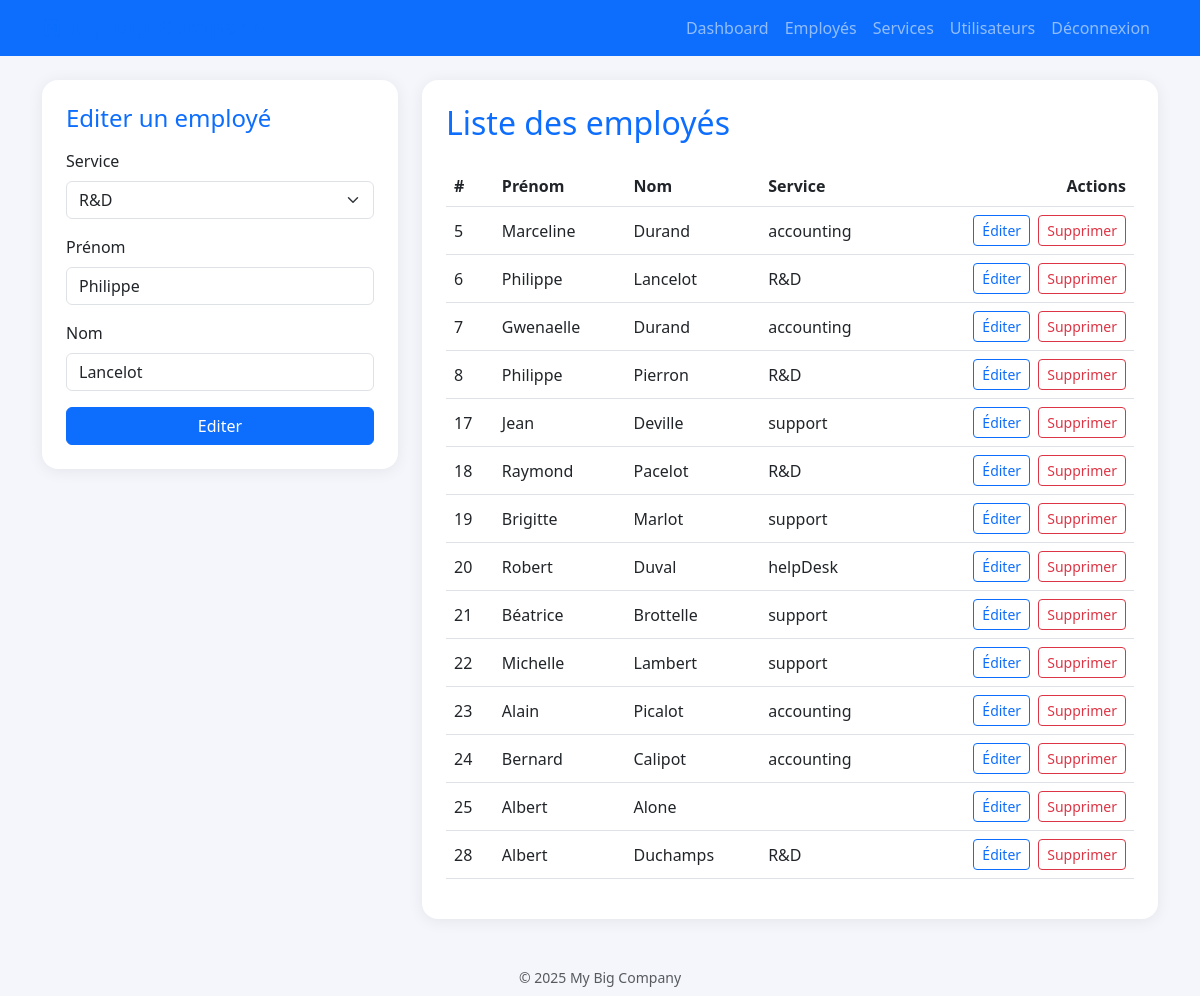
The app's page /index.php?action=editer&id=6 with its own data.
### tables this page shows
CREATE TABLE `employees` (
  `id` int NOT NULL,
  `first_name` varchar(50) NOT NULL,
  `last_name` varchar(50) NOT NULL,
  `id_department` int DEFAULT NULL
);

CREATE TABLE `departments` (
  `id` int NOT NULL,
  `name` varchar(50) NOT NULL
);

### includes/service.php (called while the page is built, shortened)
<?php
function getAllDepartments($db) {
    try {
        $query = $db->prepare('SELECT * FROM departments');
        $query->execute();
        return $query->fetchAll(PDO::FETCH_ASSOC);
    } catch (PDOException $e) {
        return [];
    }
}

### includes/employee.php (called while the page is built, shortened)
<?php
function getAllEmployees($db) {
    $sql = "SELECT employees.id AS employee_id, employees.first_name, employees.last_name, employees.id_department, departments.name
            FROM employees
            LEFT JOIN departments ON employees.id_department = departments.id";
    $stmt = $db->prepare($sql);
    $stmt->execute();
    return $stmt->fetchAll(PDO::FETCH_ASSOC);
}
function getEmployeeById($db, $id) {
    $sql = "SELECT id, first_name, last_name, id_department FROM employees WHERE id = ?";
    $stmt = $db->prepare($sql);
    $stmt->execute([$id]);
    return $stmt->fetch(PDO::FETCH_ASSOC);
}

### index.php (the view, shortened to what this page needs)
<?php
include 'includes/db.php';
include 'includes/employee.php';
include 'includes/service.php';
if (!empty($_GET["action"]) && $_GET["action"] == "editer" && !empty($_GET["id"])) {
    $titre = "Editer";
    $employeeData = getEmployeeById($db, $_GET["id"]);
}
$getDepartments = getAllDepartments($db);
$getEmployees = getAllEmployees($db);
?>
<!DOCTYPE html>
<html lang="fr">
<head>
    <link href="https://cdn.jsdelivr.net/npm/bootstrap@5.3.0/dist/css/bootstrap.min.css" rel="stylesheet">
    <link rel="stylesheet" href="https://cdn.jsdelivr.net/npm/bootstrap-icons@1.11.3/font/bootstrap-icons.css">
</head>
<body>
    <nav class="navbar navbar-expand-lg navbar-dark bg-primary mb-4">
        <div class="container">
            <a class="navbar-brand company-title d-flex align-items-center" href="#">
                <i class="bi bi-building me-2"></i> My Big Company
            </a>
            <div class="navbar-nav ms-auto">
                <a class="nav-link" href="dashboard.php">Dashboard</a>
                <a class="nav-link" href="index.php">Employés</a>
                <a class="nav-link" href="services.php">Services</a>
                <a class="nav-link" href="users.php">Utilisateurs</a>
                <a class="nav-link" href="logout.php">Déconnexion</a>
            </div>
        </div>
    </nav>
    <div class="container">
        <div class="row g-4">
            <div class="col-lg-4">
                <div class="dashboard-card p-4 bg-white mb-4">
                    <h4 class="mb-3 text-primary"><?= $titre ?> un employé</h4>
                    <form method="post" action="index.php" novalidate>
                        <div class="mb-3">
                            <label for="department" class="form-label">Service</label>
                            <select class="form-select" id="department" name="department" required>
                                <?php foreach ($getDepartments as $department): ?>
                                    <option value="<?= $department["id"] ?>" <?= ($employeeData["id_department"] == $department["id"]) ? 'selected' : '' ?>>
                                        <?= htmlspecialchars($department["name"]) ?>
                                    </option>
                                <?php endforeach; ?>
                            </select>
                        </div>
                        <div class="mb-3">
                            <label for="first_name" class="form-label">Prénom</label>
                            <input type="text" class="form-control" id="first_name" name="first_name"
                                   value="<?= htmlspecialchars($employeeData["first_name"]) ?>" required minlength="2" maxlength="30">
                        </div>
                        <div class="mb-3">
                            <label for="last_name" class="form-label">Nom</label>
                            <input type="text" class="form-control" id="last_name" name="last_name"
                                   value="<?= htmlspecialchars($employeeData["last_name"]) ?>" required minlength="2" maxlength="30">
                        </div>
                        <button type="submit" name="formAddEdit" class="btn btn-primary w-100"><?= $titre ?></button>
                    </form>
                </div>
            </div>
            <div class="col-lg-8">
                <div class="dashboard-card p-4 bg-white">
                    <h2 class="mb-4 text-primary">Liste des employés</h2>
                    <div class="table-responsive">
                        <table class="table table-hover align-middle">
                            <thead>
                                <tr>
                                    <th>#</th>
                                    <th>Prénom</th>
                                    <th>Nom</th>
                                    <th>Service</th>
                                    <th class="text-end">Actions</th>
                                </tr>
                            </thead>
                            <tbody>
                            <?php
                            $filteredEmployees = $getEmployees;
                            ?>
                            <?php if (count($filteredEmployees)): ?>
                                <?php foreach ($filteredEmployees as $employee): ?>
                                    <tr>
                                        <td><?= htmlspecialchars($employee['employee_id']) ?></td>
                                        <td><?= htmlspecialchars($employee['first_name']) ?></td>
                                        <td><?= htmlspecialchars($employee['last_name']) ?></td>
                                        <td><?= htmlspecialchars($employee['name']) ?></td>
                                        <td class="text-end">
                                            <a href="index.php?action=editer&id=<?= $employee['employee_id'] ?>" class="btn btn-sm btn-outline-primary me-1">Éditer</a>
                                            <a href="index.php?action=effacer&id=<?= $employee['employee_id'] ?>" class="btn btn-sm btn-outline-danger" onclick="return confirm('Supprimer cet employé ?')">Supprimer</a>
                                        </td>
                                    </tr>
                                <?php endforeach; ?>
                            <?php else: ?>
                                <tr>
                                    <td colspan="5" class="text-center text-muted">Aucun employé trouvé.</td>
                                </tr>
                            <?php endif; ?>
                            </tbody>
                        </table>
                    </div>
                </div>
            </div>
        </div>
        <footer class="text-center mt-5 mb-2 text-muted small">
            &copy; <?= date('Y') ?> My Big Company
        </footer>
    </div>
</body>
</html>

### index.php (style rules this page uses)
body { background: #f4f6fb; }
.company-title { color: #0d6efd; font-weight: bold; letter-spacing: 2px; }
.dashboard-card { box-shadow: 0 2px 16px rgba(0,0,0,0.07); border: none; border-radius: 16px; }
.table thead { background: #0d6efd; color: #fff; }

### records on screen
employees: department "R&D", first_name "Philippe", last_name "Lancelot", id "6", id_department.name "R&D"
employees: id "5", first_name "Marceline", last_name "Durand", id_department.name "accounting"
employees: id "7", first_name "Gwenaelle", last_name "Durand", id_department.name "accounting"
employees: id "8", first_name "Philippe", last_name "Pierron", id_department.name "R&D"
employees: id "17", first_name "Jean", last_name "Deville", id_department.name "support"
employees: id "18", first_name "Raymond", last_name "Pacelot", id_department.name "R&D"
employees: id "19", first_name "Brigitte", last_name "Marlot", id_department.name "support"
employees: id "20", first_name "Robert", last_name "Duval", id_department.name "helpDesk"
employees: id "21", first_name "Béatrice", last_name "Brottelle", id_department.name "support"
employees: id "22", first_name "Michelle", last_name "Lambert", id_department.name "support"
employees: id "23", first_name "Alain", last_name "Picalot", id_department.name "accounting"
employees: id "24", first_name "Bernard", last_name "Calipot", id_department.name "accounting"
employees: id "25", first_name "Albert", last_name "Alone"
employees: id "28", first_name "Albert", last_name "Duchamps", id_department.name "R&D"

### other values on screen
$titre "Editer"
